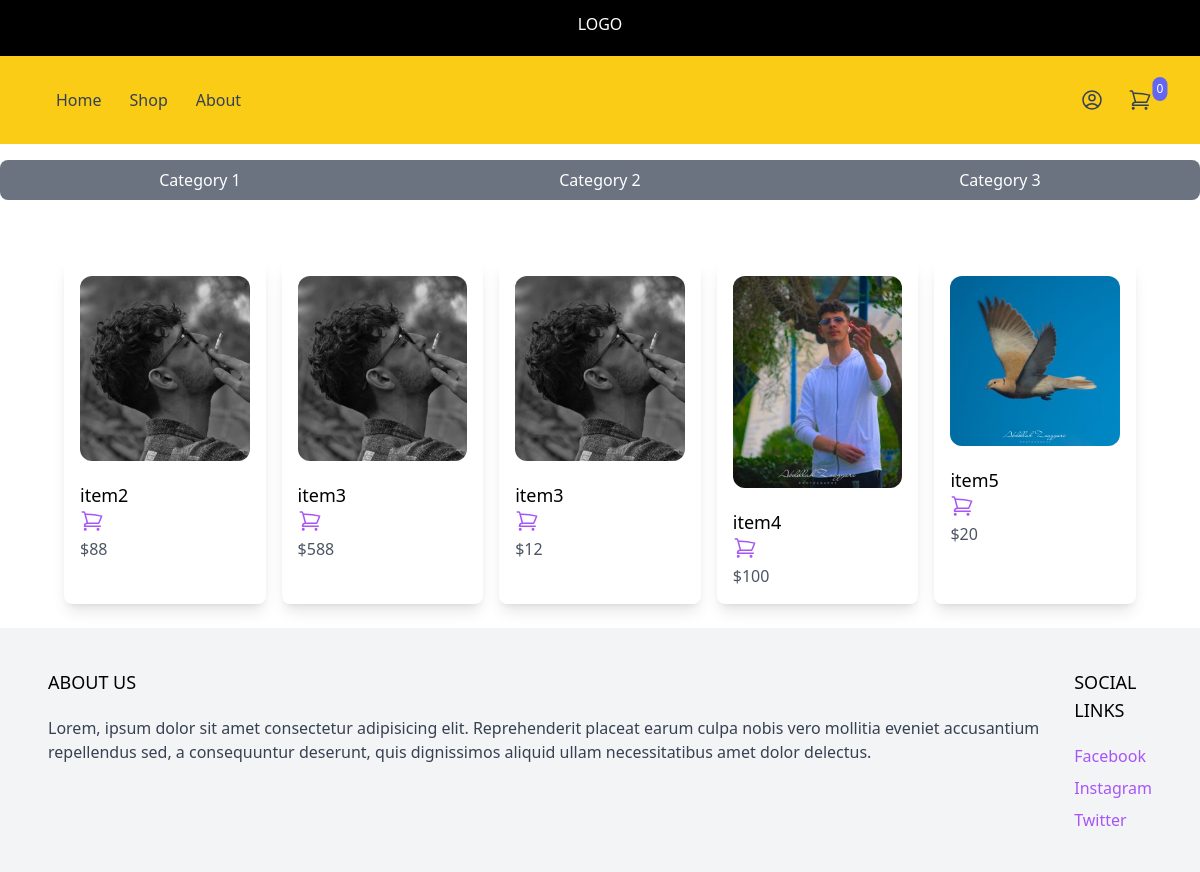
The page / on the database its author committed.
### product/models.py (models this page shows, shortened)
class Product(models.Model):
    category = models.ForeignKey(Category, related_name='products', on_delete=models.CASCADE)
    name= models.CharField(max_length=255)
    slug= models.SlugField()
    description= models.TextField(blank=True, null=True)
    price = models.IntegerField()
    created_at = models.DateTimeField(auto_now_add=True)
    image = models.ImageField(upload_to='uploads/', blank=True, null=True)
    thumbnail = models.ImageField(upload_to='uploads/', blank=True, null=True)
    class Meta:
        ordering = ('created_at',)
    def get_thumbnail(self):
        if self.thumbnail:
            return self.thumbnail.url

### core/views.py (the view)
# urls.py: path('', frontpage, name='frontpage'),
def frontpage(request):
    products = Product.objects.all()[0:8]
    return render(request, 'core/frontpage.html', {'products':products})

### cart/cart.py (called while the page is built)
    def __len__(self):
        return sum(item['quantity'] for item in self.cart.values())

### cart/context_processors.py (called while the page is built)
def cart(request):
    return {'cart': Cart(request)}

### core/templates/core/frontpage.html
{% extends 'core/base.html' %}
{% block content %}
<div class="bg-white hover:bg-gray-900">
    <div class="flex justify-between py-4">
        <a href="#" class="flex-1 text-center bg-gray-500 hover:bg-gray-400 text-white py-2 px-4 rounded-l-lg transition duration-300">Category 1</a>
        <a href="#" class="flex-1 text-center bg-gray-500 hover:bg-gray-400 text-white py-2 px-4 transition duration-300">Category 2</a>
        <a href="#" class="flex-1 text-center bg-gray-500 hover:bg-gray-400 text-white py-2 px-4 rounded-r-lg transition duration-300">Category 3</a>
    </div>
</div>
<div class="max-w-6xl mx-auto py-2 px-6 xl:px-0">
    <div class="products grid grid-cols-2 gap-4 p-4  sm:grid-cols-2 lg:grid-cols-5">
        {% for product in products %}
        {% include 'product/partials/product_list_item.html' %}
        {% endfor %}
</div>
{% endblock %}

### product/templates/product/partials/product_list_item.html (shortened to what this page needs)
<div class="lg:w-full bg-white p-4 rounded-lg shadow-lg mt-5">
    <a href="{% url 'Product' product.slug %}">
        <img src="{{ product.get_thumbnail }}" class="w-full rounded-xl hover:shadow-lg h-320 sm:w-320 sm:h-320 object-cover mb-2">
    </a>
    <div class="pt-3 items-center justify-between text-lg font-medium">
        <a href="{% url 'Product' product.slug %}">{{ product.name }}</a>
        <a
        href="#"
        hx-get="{% url 'Add_to_Cart' product.id %}"
        hx-targer ="#menu-cart-button"
        hx-swap ="outerHTML"
        class="text-purple-500 hover:text-purple-800"
        >
        </a>
    </div>
    <p class="pt-1 text-gray-600">${{product.price}}</p>
</div>

### rows shown on the page
Product: get_thumbnail (picture), name "item2", price "88"
Product: get_thumbnail (picture), name "item3", price "588"
Product: get_thumbnail (picture), name "item3", price "12"
Product: get_thumbnail (picture), name "item4", price "100"
Product: get_thumbnail (picture), name "item5", price "20"

### other values the page prints
{{ cart|length }} "0"
